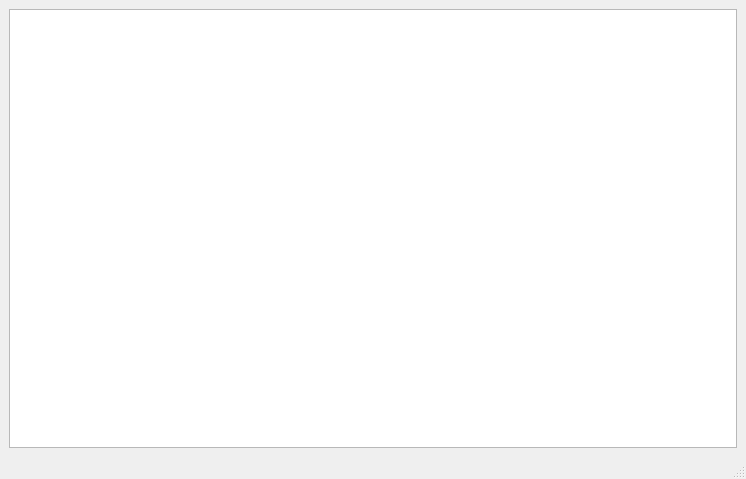
<?xml version="1.0" encoding="UTF-8"?>
<ui version="4.0">
 <class>MainWindow</class>
 <widget class="QMainWindow" name="MainWindow">
  <property name="windowModality">
   <enum>Qt::WindowModal</enum>
  </property>
  <property name="geometry">
   <rect>
    <x>0</x>
    <y>0</y>
    <width>746</width>
    <height>479</height>
   </rect>
  </property>
  <property name="windowTitle">
   <string>Árvore anotada</string>
  </property>
  <property name="windowIcon">
   <iconset>
    <normaloff>ufms.png</normaloff>ufms.png</iconset>
  </property>
  <widget class="QWidget" name="centralwidget">
   <layout class="QGridLayout" name="gridLayout">
    <item row="0" column="0">
     <widget class="QTextEdit" name="campotexto_semantico">
      <property name="font">
       <font>
        <pointsize>14</pointsize>
        <weight>50</weight>
        <bold>false</bold>
       </font>
      </property>
      <property name="cursor" stdset="0">
       <cursorShape>ArrowCursor</cursorShape>
      </property>
      <property name="readOnly">
       <bool>true</bool>
      </property>
      <property name="html">
       <string>&lt;!DOCTYPE HTML PUBLIC &quot;-//W3C//DTD HTML 4.0//EN&quot; &quot;http://www.w3.org/TR/REC-html40/strict.dtd&quot;&gt;
&lt;html&gt;&lt;head&gt;&lt;meta name=&quot;qrichtext&quot; content=&quot;1&quot; /&gt;&lt;style type=&quot;text/css&quot;&gt;
p, li { white-space: pre-wrap; }
&lt;/style&gt;&lt;/head&gt;&lt;body style=&quot; font-family:'MS Shell Dlg 2'; font-size:14pt; font-weight:400; font-style:normal;&quot;&gt;
&lt;p style=&quot;-qt-paragraph-type:empty; margin-top:0px; margin-bottom:0px; margin-left:0px; margin-right:0px; -qt-block-indent:0; text-indent:0px; font-size:8.25pt;&quot;&gt;&lt;br /&gt;&lt;/p&gt;&lt;/body&gt;&lt;/html&gt;</string>
      </property>
     </widget>
    </item>
   </layout>
  </widget>
  <widget class="QMenuBar" name="menubar">
   <property name="geometry">
    <rect>
     <x>0</x>
     <y>0</y>
     <width>746</width>
     <height>21</height>
    </rect>
   </property>
  </widget>
  <widget class="QStatusBar" name="statusbar"/>
 </widget>
 <resources/>
 <connections/>
</ui>
